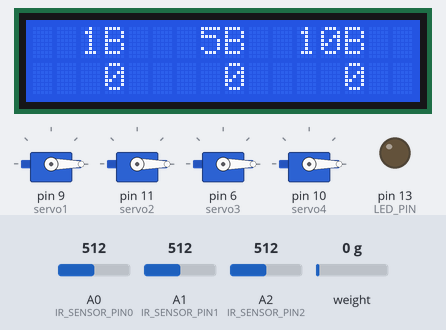
Bench run of a sketch on a simulated Arduino Uno, built with avr-gcc and run on an emulated ATmega328P. On the bench: 4 × servo, 16×2 character LCD, output pins drawn as LEDs (lit = HIGH). The inputs (shaded band) are chosen by the test bench; at power-on: weight on the scale 0 g, A0 (IR_SENSOR_PIN0) = 512, A1 (IR_SENSOR_PIN1) = 512, A2 (IR_SENSOR_PIN2) = 512. What the sketch prints to the serial monitor is not drawn.

Above: at 3.6 s.
3.7 s: weight on the scale set to 2 g
At 6.3 s:
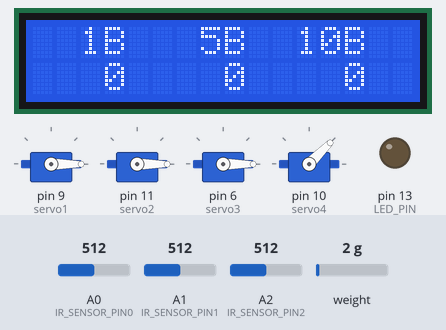
6.7 s: A0 (IR_SENSOR_PIN0) set to 487
At 9.0 s:
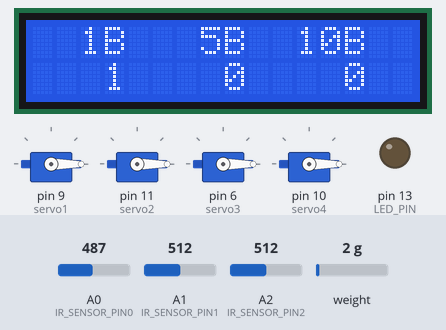
9.7 s: weight on the scale set to 100 g
At 11.0 s:
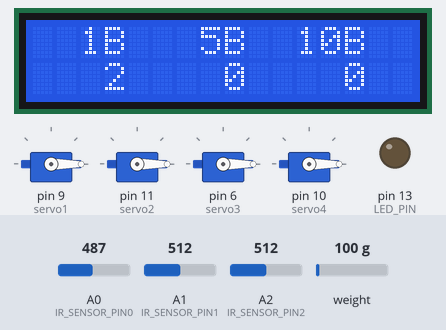
12.7 s: weight on the scale set to 1250 g
14.4 s: A0 (IR_SENSOR_PIN0) set to 510
At 17.2 s:
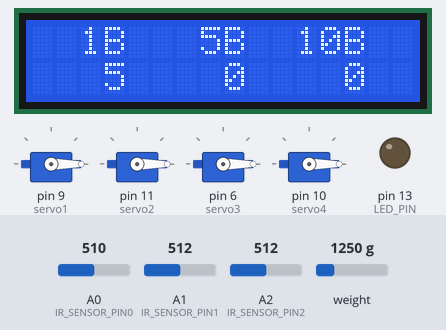
17.4 s: A1 (IR_SENSOR_PIN1) set to 490
At 20.7 s:
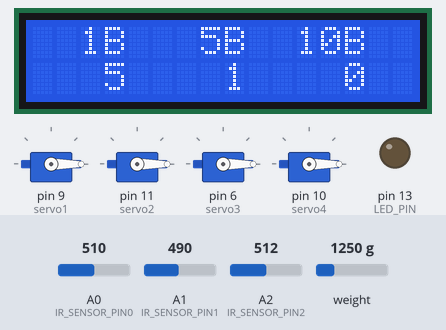
Timing chart, 0 to 21.4 s (numbered marks = the images above; inputs shaded):
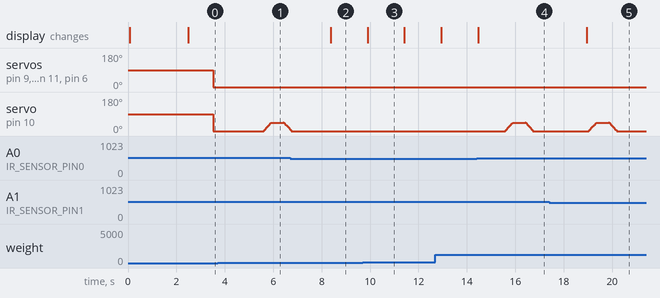

The sketch:

proj2_1.ino
```cpp
#define IR_SENSOR_PIN0 0
#define IR_SENSOR_PIN1 1
#define IR_SENSOR_PIN2 2
#define LED_PIN 13
#include <Servo.h>

//HX711


#include <HX711_ADC.h>
#if defined(ESP8266)|| defined(ESP32) || defined(AVR)
#include <EEPROM.h>
#endif

//LCD
#include <Wire.h>
#include <LiquidCrystal_I2C.h>

int counter0 = 0;
int counter1 = 0;
int counter2 = 0;


Servo servo1;
Servo servo2;
Servo servo3;
Servo servo4;

int pos = 0;
int pos1 = 0;
float wiper_weight = 0;


const int threshold = 500; // Adjust this value based on your sensor setup

//LCD
LiquidCrystal_I2C lcd(0x27, 16, 2);

//HX711
const int HX711_dout = 4; //mcu > HX711 dout pin
const int HX711_sck = 5;
float stabilityThreshold = 0.1;
float lastStableWeight = 0.0;
float previousWeight = 0.0;
int stableCount = 0;
static boolean readnewdata = true;

HX711_ADC LoadCell(HX711_dout, HX711_sck);


const int calVal_eepromAdress = 0;
unsigned long t = 0;


void setup() {
//LCD
  Serial.begin(57600); delay(10);
  Serial.println();
  Serial.println("Starting...");

  // Serial.begin(9600);   // Initialize serial communication
  pinMode(IR_SENSOR_PIN0, INPUT);
  pinMode(IR_SENSOR_PIN1, INPUT);
  pinMode(IR_SENSOR_PIN2, INPUT);
  pinMode(LED_PIN, OUTPUT); // Set LED pin as output (optional)


  servo1.attach(9);
  servo2.attach(11);
  servo3.attach(6);
  servo4.attach(10);

  lcd.init();         // initialize the lcd
  lcd.backlight();

  //HX711
  LoadCell.begin();

  float calibrationValue; // calibration value (see example file "Calibration.ino")
  calibrationValue = 696.0; // uncomment this if you want to set the calibration value in the sketch
  EEPROM.get(calVal_eepromAdress, calibrationValue); // uncomment this if you want to fetch the calibration value from eeprom

  unsigned long stabilizingtime = 2000; // preciscion right after power-up can be improved by adding a few seconds of stabilizing time
  boolean _tare = true; //set this to false if you don't want tare to be performed in the next step
  LoadCell.start(stabilizingtime, _tare);
  if (LoadCell.getTareTimeoutFlag()) {
    Serial.println("Timeout, check MCU>HX711 wiring and pin designations");
    while (1);
  }
  else {
    LoadCell.setCalFactor(calibrationValue); // set calibration value (float)
    Serial.println("Startup is complete");
  }
}


void loop() {
  int sensorValue0 = analogRead(IR_SENSOR_PIN0);
  int sensorValue1 = analogRead(IR_SENSOR_PIN1);
  int sensorValue2 = analogRead(IR_SENSOR_PIN2);


  lcd.setCursor(0, 0);
  lcd.print("  1B   5B  10B  ");


  lcd.setCursor(3, 1);
  lcd.print(counter0);
  lcd.setCursor(8, 1);
  lcd.print(counter1);
  lcd.setCursor(13, 1);
  lcd.print(counter2);

  static boolean newDataReady = 0;
  const int serialPrintInterval = 500; //increase value to slow down serial print activity
  const int stabilityThresholdCount = 3; // Number of stable readings required for stability

   if(readnewdata){
    if (LoadCell.update()) {newDataReady = true;}
  }

  // get smoothed value from the dataset:
  if (newDataReady) {
    if (millis() > t + serialPrintInterval) {

      float currentWeight = LoadCell.getData();
      currentWeight = currentWeight-wiper_weight;
      Serial.print("Load_cell output val: ");
      Serial.println(currentWeight);
      currentWeight = currentWeight-wiper_weight;

      t = millis();
      if (abs(currentWeight - previousWeight) < stabilityThreshold){
        stableCount++;
        // Serial.println(stableCount);
        if (stableCount >= stabilityThresholdCount){
          // Weight reading is stable
          lastStableWeight = currentWeight;
          stableCount = 0; // Reset the stable count
          Serial.print("Stable val: ");
          Serial.println(lastStableWeight);

          if (lastStableWeight >= 2.5 && lastStableWeight < 3.5){
            for (; pos <= 90; pos += 1)
              {
                servo1.write(pos);
                delay(5);
              }
            readnewdata = false;
            for (; pos1 <= 45; pos1 += 1)
            {
              servo4.write(pos1);
              delay(7);
            }
            delay(500);
            for (; pos1 >= -10; pos1 -= 1)
            {
              servo4.write(pos1);
              delay(7);
            }
          }
          else if (lastStableWeight >= 5.8 && lastStableWeight < 6.5){
            for (; pos <= 90; pos += 1)
            {
              servo2.write(pos);
              delay(5);
            }
            readnewdata = false;
            for (; pos1 <= 45; pos1 += 1)
            {
              servo4.write(pos1);
              delay(7);
            }
            delay(500);
            for (; pos1 >= -10; pos1 -= 1)
            {
              servo4.write(pos1);
              delay(7);
            }
          }
          else if (lastStableWeight >= 7.8 && lastStableWeight < 8.8)
          {
            for (; pos <= 90; pos += 1)
              {
                servo3.write(pos);
                delay(5);
              }
            readnewdata = false;
            for (; pos1 <= 45; pos1 += 1)
            {
              servo4.write(pos1);
              delay(7);
            }
            delay(500);
            for (; pos1 >= -10; pos1 -= 1)
            {
              servo4.write(pos1);
              delay(7);
            }

          }
          else if (lastStableWeight > 0.1){
            for (; pos1 <= 45; pos1 += 1)
            {
              servo4.write(pos1);
              delay(7);
            }
            delay(500);
            for (; pos1 >= -10; pos1 -= 1)
            {
              servo4.write(pos1);
              delay(7);
            }
          }
          else
          {
            servo1.write(0);
            servo2.write(0);
            servo3.write(0);
            servo4.write(-10);
          }
        }
      }
      else
      {
        stableCount = 0;
      }
      previousWeight = currentWeight;
    }

  }


  // Check if sensor value is below threshold (indicating object interrupting beam)
  if ((sensorValue0 < threshold) || (sensorValue1 < threshold)|| (sensorValue2 < threshold))
  {
      if (sensorValue0 < threshold) {
    counter0++; // Print message to serial monitor
    // digitalWrite(LED_PIN, HIGH);    // Turn on LED (optional)
    delay(500);                       // Delay to avoid multiple counts for a single coin
    for (; pos >= 0; pos -= 1)
      {
      servo1.write(pos);
      delay(5);
      }
      delay(1000);
    readnewdata = true;

  }
  else if((sensorValue1 < threshold))
  {
    counter1++;


    delay(500);
     for (; pos >= 0; pos -= 1)
      {
      servo2.write(pos);
      delay(5);
      }
      delay(1000);
    readnewdata = true;
  }
    else if((sensorValue2 < threshold))
  {
    counter2++;

    delay(500);
     for (; pos >= 0; pos -= 1)
      {
      servo3.write(pos);
      delay(5);
      }
      delay(1000);
    readnewdata = true;

  }


  Serial.println("Counter0 = "+ String(counter0) + " Counter1= "+ String(counter1)+ " Counter2= "+ String(counter2));

  }

}
```

Measured:
- the behaviour switches between 0 and 1 g on weight on the scale (found by bisection; images 0 and 1)
- the behaviour switches between 500 and 499 on A0 (IR_SENSOR_PIN0) (found by bisection; images 1 and 2)
- after the input at 3.7 s, servo on pin 10 (servo4): rises from 0° to 46° in 0.82 s, then falls to 7° in 0.28 s
- after the input at 6.7 s, servo on pin 10 (servo4): goes on until 6.7 s, then stays 0°; the display: changes after 1.7 s (image 2)
- after the input at 9.7 s, servo on pin 10 (servo4): stays 0° (without the input it goes to 1° after 0.28 s)
- after the input at 14.4 s, servo on pin 10 (servo4): rises from 0° to 46° in 0.82 s, then falls to 0° in 0.33 s
- after the input at 17.4 s, the display: changes after 1.6 s (image 5)
